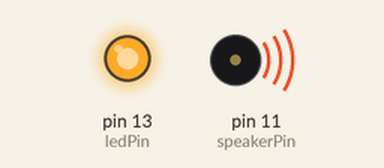
The sketch below on a simulated Arduino Uno, built with avr-gcc and run on an emulated ATmega328P. On the bench: output pins drawn as LEDs (lit = HIGH), buzzer (waves = sounding). Pins used as bus, display or sensor lines are not drawn.

Above: at 0.2 s.
At 11.05 s:
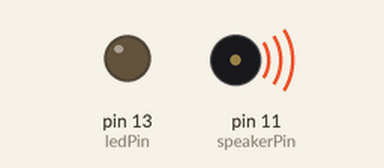
At 13.45 s:
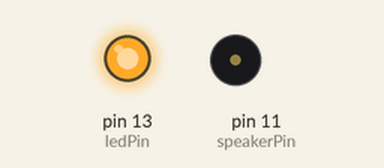
At 21.65 s:
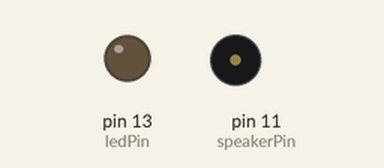
Timing chart, 0 to 28.9 s (numbered marks = the images above):
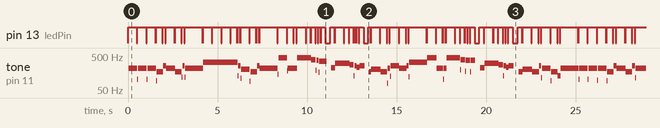

The sketch:

buzzer_imperial_mach.ino
```cpp
int ledPin = 13;
//Arduino UNO ve Leonardo üzerinde varsayılanda bulunan LED’lerden birisi de D13 pinine bağlı LED’imizdir. Tanımlamasını yapıyoruz.

//Buzzer’ı herhangi bir PWM pinine bağlayalım.
int speakerPin = 11;
#define c 261
#define d 294
#define e 329
#define f 349
#define g 391
#define gS 415
#define a 440
#define aS 455
#define b 466
#define cH 523
#define cSH 554
#define dH 587
#define dSH 622
#define eH 659
#define fH 698
#define fSH 740
#define gH 784
#define gSH 830
#define aH 880
//Her bir tonun frekansını ayarlamak için şu programı kullanıyorum.
//http://home.mit.bme.hu/~bako/tonecalc/tonecalc.htm

void setup()
{
pinMode(ledPin, OUTPUT);
// LED’imizi çıkış pini olarak belirleyelim.
pinMode(speakerPin, OUTPUT);
// Buzzer’ı da aynı şekilde çıkış pini olarak belirleyelim.
}

void loop() // tekrar tekrar ve tekrar çalması için döngümüzü oluşturalım
{
march();
}

// Kendi fonksiyonumuzu yazalım.
void beep (unsigned char speakerPin, int frequencyInHertz, long timeInMilliseconds)
{
// Her bir nota çaldığında LED’imiz yansın.
digitalWrite(ledPin, HIGH);

int x;
long delayAmount = (long)(1000000/frequencyInHertz);
long loopTime = (long)((timeInMilliseconds*1000)/(delayAmount*2));
for (x=0;x<loopTime;x++)
{
digitalWrite(speakerPin,HIGH);
delayMicroseconds(delayAmount);
digitalWrite(speakerPin,LOW);
delayMicroseconds(delayAmount);
}

//Sonra sönsün
digitalWrite(ledPin, LOW);

// Küçük bir gecikme koyarak notalarımızın daha net çıkmasını sağlayalım.
delay(20);
}

void march()
{
//Müziğe buradan ulaşabilirsiniz:
//http://www.musicnotes.com/sheetmusic/mtd.asp?ppn=MN0016254

beep(speakerPin, a, 500);
beep(speakerPin, a, 500);
beep(speakerPin, a, 500);
beep(speakerPin, f, 350);
beep(speakerPin, cH, 150);

beep(speakerPin, a, 500);
beep(speakerPin, f, 350);
beep(speakerPin, cH, 150);
beep(speakerPin, a, 1000);
//ilk bit

beep(speakerPin, eH, 500);
beep(speakerPin, eH, 500);
beep(speakerPin, eH, 500);
beep(speakerPin, fH, 350);
beep(speakerPin, cH, 150);

beep(speakerPin, gS, 500);
beep(speakerPin, f, 350);
beep(speakerPin, cH, 150);
beep(speakerPin, a, 1000);
//ikinci bit…

beep(speakerPin, aH, 500);
beep(speakerPin, a, 350);
beep(speakerPin, a, 150);
beep(speakerPin, aH, 500);
beep(speakerPin, gSH, 250);
beep(speakerPin, gH, 250);

beep(speakerPin, fSH, 125);
beep(speakerPin, fH, 125);
beep(speakerPin, fSH, 250);
delay(250);
beep(speakerPin, aS, 250);
beep(speakerPin, dSH, 500);
beep(speakerPin, dH, 250);
beep(speakerPin, cSH, 250);
//ilgi çeken bölümün başlangıcı

beep(speakerPin, cH, 125);
beep(speakerPin, b, 125);
beep(speakerPin, cH, 250);
delay(250);
beep(speakerPin, f, 125);
beep(speakerPin, gS, 500);
beep(speakerPin, f, 375);
beep(speakerPin, a, 125);

beep(speakerPin, cH, 500);
beep(speakerPin, a, 375);
beep(speakerPin, cH, 125);
beep(speakerPin, eH, 1000);
//Daha ilginç kısmı 🙂

beep(speakerPin, aH, 500);
beep(speakerPin, a, 350);
beep(speakerPin, a, 150);
beep(speakerPin, aH, 500);
beep(speakerPin, gSH, 250);
beep(speakerPin, gH, 250);

beep(speakerPin, fSH, 125);
beep(speakerPin, fH, 125);
beep(speakerPin, fSH, 250);
delay(250);
beep(speakerPin, aS, 250);
beep(speakerPin, dSH, 500);
beep(speakerPin, dH, 250);
beep(speakerPin, cSH, 250);
//tekrar… tekrar

beep(speakerPin, cH, 125);
beep(speakerPin, b, 125);
beep(speakerPin, cH, 250);
delay(250);
beep(speakerPin, f, 250);
beep(speakerPin, gS, 500);
beep(speakerPin, f, 375);
beep(speakerPin, cH, 125);

beep(speakerPin, a, 500);
beep(speakerPin, f, 375);
beep(speakerPin, c, 125);
beep(speakerPin, a, 1000);
// ve sahalara çıkmaya hazırız!
}
```

Measured:
- by itself, pin 13 (ledPin): moves between LOW and HIGH, repeating every 25.2 s
- by itself, tone on pin 11 (speakerPin): plays 220 Hz for 0.48 s, 104 Hz for 0.04 s, 220 Hz for 0.48 s, 104 Hz for 0.04 s, 220 Hz for 0.48 s, 94 Hz for 0.04 s … (401 notes in this stretch)
